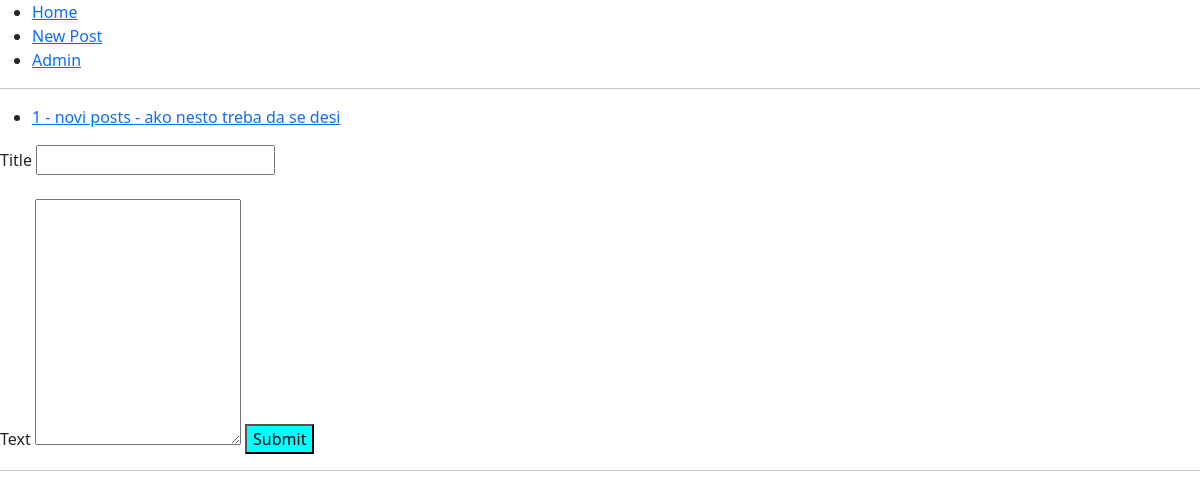
/, run on an earlier commit of the app's database.
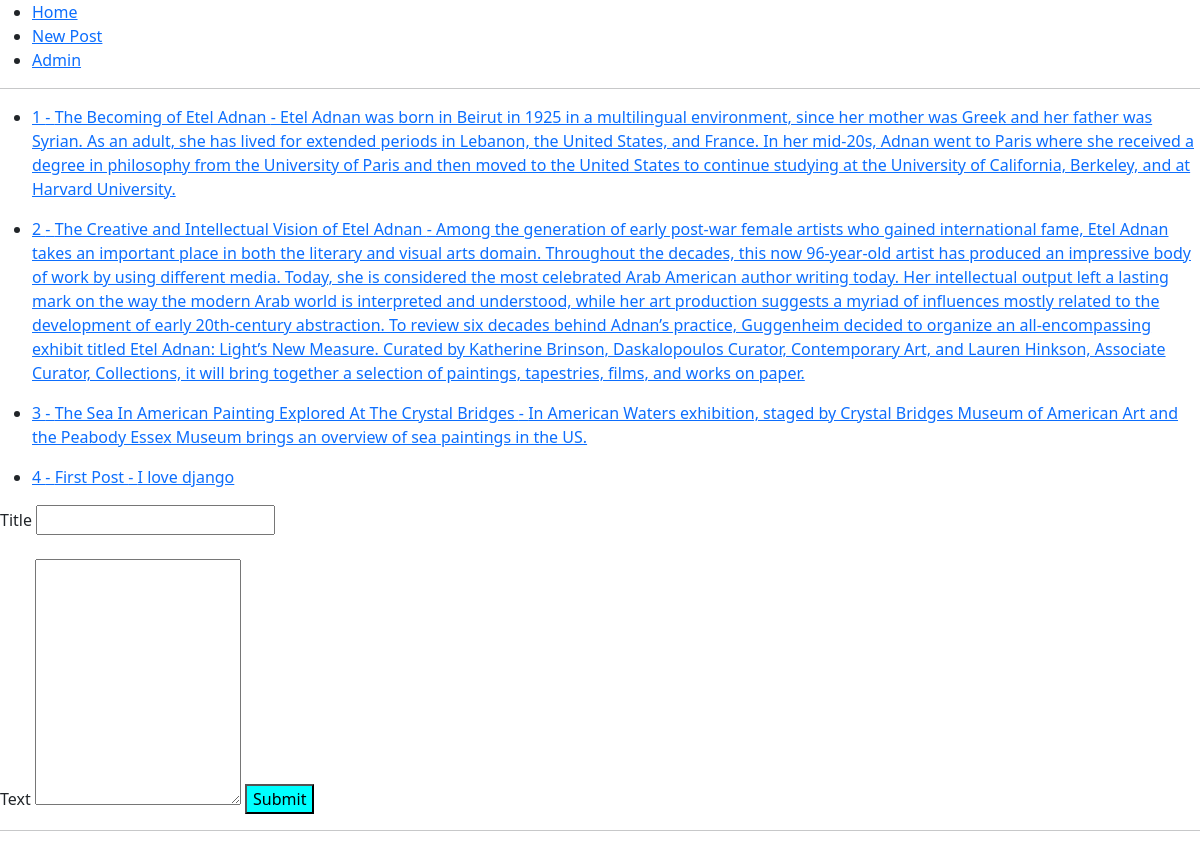
And on a later commit of the database.
### myapp/models.py (models this page shows, shortened)
class Posts(models.Model):
    title   = models.CharField(max_length=200)
    text    = models.TextField()
    created = models.DateTimeField(default=datetime.now)
    class Meta:
        verbose_name_plural = "Posts"    #ovo smo hardkodovali da nam u adminu pise posts posto django sam dodaje s

### myapp/views.py (the view)
# urls.py: path('', views.home_page, name ="home_page"),
def home_page(request):
    all_posts = Posts.objects.all()[:10]   #ogranicili smo postove na 10 da ne izlistava 100 komada na naslovnoj strani
    list_all_posts = {'all_posts' : all_posts}
    return render(request, 'home_page.html', list_all_posts)

### myapp/templates/home_page.html
{% extends 'base.html' %}
{% block content %}
{% for post in all_posts %}
<ul>
    <li><a href="details/{{ post.id }}">{{ post.id }} - {{ post.title }} - {{ post.text }} </a> </li>
</ul>
{% endfor %}
{% endblock %}

### myapp/templates/base.html (shortened to what this page needs)
{% include 'parts/header.html' %}
    {% block content %}
    {% endblock %}
    {% block add_post %}
    <form action="{% url 'add_post' %}" method="POST">
        <label for="title">Title</label>
        <input type="text" name="title" id="title">
        <br><br>
        <label for="text">Text</label>
        <textarea type="text" name="text" id="text" rows="10" col="80">   </textarea>
        <input type="submit" value="Submit" style="background-color: aqua;">
    </form>
    {% endblock %}
{% include 'parts/footer.html' %}

### myapp/templates/parts/header.html (shortened to what this page needs)
<!DOCTYPE html>
<html lang="en" dir="ltr">
  <head>
    <link href="https://cdn.jsdelivr.net/npm/bootstrap@5.1.3/dist/css/bootstrap.min.css" rel="stylesheet">
  </head>
    <body>
    <ul>
        <li><a href="{% url 'home_page' %}">Home</a></li>
        <li><a href="{%url 'add_post' %}">New Post</a></li>
        <li><a href="{% url 'admin' %}">Admin</a></li>
    </ul>
<hr>

### myapp/templates/parts/footer.html (shortened to what this page needs)
<hr>
    </body>
</html>

What changed in the data, as far as the page shows it:
changed Posts id 1: title "novi posts" → "The Becoming of Etel Adnan"; text "ako nesto treba da se desi" → "Etel Adnan was born in Beirut in 1925 in a multilingual environment, since her mother was Greek and her father was Syrian. As an adult, she has lived for extended periods in Lebanon, the United States, and France. In her mid-20s, Adnan went to Paris where she received a degree in philosophy from the University of Paris and then moved to the United States to continue studying at the University of California, Berkeley, and at Harvard University."
added Posts: id "2", title "The Creative and Intellectual Vision of Etel Adnan", text "Among the generation of early post-war female artists who gained international fame, Etel Adnan takes an important place in both the literary and visual arts domain. Throughout the decades, this now 96-year-old artist has produced an impressive body of work by using different media. Today, she is considered the most celebrated Arab American author writing today. Her intellectual output left a lasting mark on the way the modern Arab world is interpreted and understood, while her art production suggests a myriad of influences mostly related to the development of early 20th-century abstraction. To review six decades behind Adnan’s practice, Guggenheim decided to organize an all-encompassing…"
added Posts: id "3", title "The Sea In American Painting Explored At The Crystal Bridges", text "In American Waters exhibition, staged by Crystal Bridges Museum of American Art and the Peabody Essex Museum brings an overview of sea paintings in the US."
added Posts: id "4", title "First Post", text "I love django"
